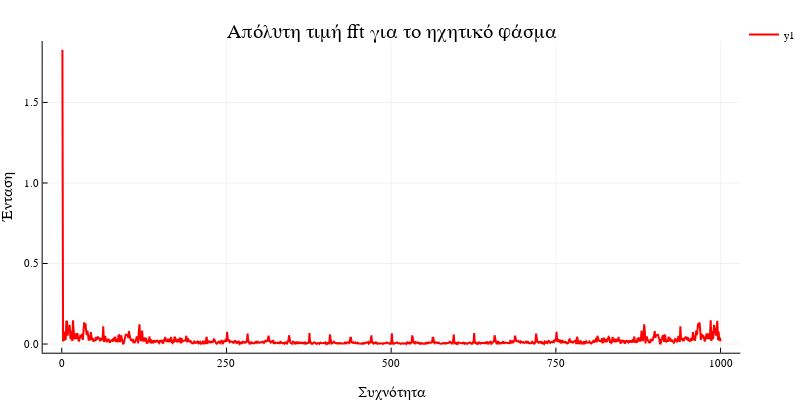

The code cell stored with this chart in its notebook:
### Code cell
nŷ = simple_fft2(y[1:1000]);
plot(abs.(nŷ), xlabel = "Συχνότητα", ylabel = "Ένταση", 
    title = "Απόλυτη τιμή fft για το ηχητικό φάσμα", lc = :red, lw = 2)

### Figure 1 — Plotly figure (JSON) as saved in the notebook; plotly's stock layout.template omitted (floating-point values rounded to 4 significant figures; data arrays with more than 128 entries replaced by an {"elided": "..."} marker saying what was removed)
{"data": [{"colorbar": {"title": ""}, "legendgroup": "y1", "line": {"color": "rgba(255, 0, 0, 1.000)", "dash": "solid", "shape": "linear", "width": 2}, "mode": "lines", "name": "y1", "showlegend": true, "type": "scatter", "x": {"elided": "1000 int values"}, "xaxis": "x1", "y": {"elided": "1000 float values"}, "yaxis": "y1", "zmax": null, "zmin": null}], "layout": {"annotations": [{"font": {"color": "rgba(0, 0, 0, 1.000)", "family": "sans-serif", "size": 20}, "rotation": 0, "showarrow": false, "text": "Απόλυτη τιμή fft για το ηχητικό φάσμα", "x": 0.5262, "xanchor": "center", "xref": "paper", "y": 1, "yanchor": "top", "yref": "paper"}], "height": 400, "legend": {"bgcolor": "rgba(255, 255, 255, 1.000)", "bordercolor": "rgba(0, 0, 0, 1.000)", "font": {"color": "rgba(0, 0, 0, 1.000)", "family": "sans-serif", "size": 11}, "tracegroupgap": 0, "x": 1, "y": 1}, "margin": {"b": 20, "l": 0, "r": 0, "t": 20}, "paper_bgcolor": "rgba(255, 255, 255, 1.000)", "plot_bgcolor": "rgba(255, 255, 255, 1.000)", "showlegend": true, "width": 800, "xaxis": {"anchor": "y1", "domain": [0.05735, 0.9951], "gridcolor": "rgba(0, 0, 0, 0.100)", "gridwidth": 0.5, "linecolor": "rgba(0, 0, 0, 1.000)", "mirror": false, "range": [-28.97, 1030.0], "showgrid": true, "showline": true, "showticklabels": true, "tickangle": 0, "tickcolor": "rgb(0, 0, 0)", "tickfont": {"color": "rgba(0, 0, 0, 1.000)", "family": "sans-serif", "size": 11}, "tickmode": "array", "ticks": "inside", "ticktext": ["0", "250", "500", "750", "1000"], "tickvals": [0, 250, 500, 750, 1000], "title": "Συχνότητα", "titlefont": {"color": "rgba(0, 0, 0, 1.000)", "family": "sans-serif", "size": 15}, "type": "-", "visible": true, "zeroline": false, "zerolinecolor": "rgba(0, 0, 0, 1.000)"}, "yaxis": {"anchor": "x1", "domain": [0.07581, 0.9415], "gridcolor": "rgba(0, 0, 0, 0.100)", "gridwidth": 0.5, "linecolor": "rgba(0, 0, 0, 1.000)", "mirror": false, "range": [-0.05384, 1.881], "showgrid": true, "showline": true, "showticklabels": true, "tickangle": 0, "tickcolor": "rgb(0, 0, 0)", "tickfont": {"color": "rgba(0, 0, 0, 1.000)", "family": "sans-serif", "size": 11}, "tickmode": "array", "ticks": "inside", "ticktext": ["0.0", "0.5", "1.0", "1.5"], "tickvals": [0, 0.5, 1, 1.5], "title": "Ένταση", "titlefont": {"color": "rgba(0, 0, 0, 1.000)", "family": "sans-serif", "size": 15}, "type": "-", "visible": true, "zeroline": false, "zerolinecolor": "rgba(0, 0, 0, 1.000)"}}}
